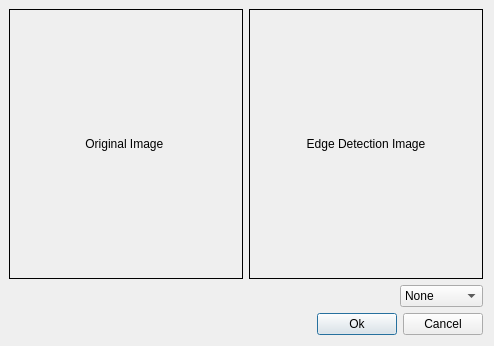
<?xml version="1.0" encoding="UTF-8"?>
<ui version="4.0">
 <class>Dialog</class>
 <widget class="QDialog" name="Dialog">
  <property name="geometry">
   <rect>
    <x>0</x>
    <y>0</y>
    <width>494</width>
    <height>346</height>
   </rect>
  </property>
  <property name="windowTitle">
   <string>Edge Detection</string>
  </property>
  <layout class="QGridLayout" name="gridLayout">
   <property name="leftMargin">
    <number>9</number>
   </property>
   <property name="topMargin">
    <number>9</number>
   </property>
   <item row="2" column="0">
    <layout class="QHBoxLayout" name="horizontalLayout">
     <item>
      <spacer name="horizontalSpacer">
       <property name="orientation">
        <enum>Qt::Horizontal</enum>
       </property>
       <property name="sizeHint" stdset="0">
        <size>
         <width>40</width>
         <height>20</height>
        </size>
       </property>
      </spacer>
     </item>
     <item>
      <widget class="QPushButton" name="pushButton">
       <property name="text">
        <string>Ok</string>
       </property>
      </widget>
     </item>
     <item>
      <widget class="QPushButton" name="pushButton_2">
       <property name="text">
        <string>Cancel</string>
       </property>
      </widget>
     </item>
    </layout>
   </item>
   <item row="0" column="0">
    <layout class="QHBoxLayout" name="horizontalLayout_2">
     <item>
      <widget class="QLabel" name="label">
       <property name="frameShape">
        <enum>QFrame::Box</enum>
       </property>
       <property name="text">
        <string>Original Image </string>
       </property>
       <property name="alignment">
        <set>Qt::AlignCenter</set>
       </property>
      </widget>
     </item>
     <item>
      <widget class="QLabel" name="label_2">
       <property name="frameShape">
        <enum>QFrame::Box</enum>
       </property>
       <property name="text">
        <string>Edge Detection Image</string>
       </property>
       <property name="alignment">
        <set>Qt::AlignCenter</set>
       </property>
      </widget>
     </item>
    </layout>
   </item>
   <item row="1" column="0">
    <layout class="QHBoxLayout" name="horizontalLayout_3">
     <item>
      <spacer name="horizontalSpacer_2">
       <property name="orientation">
        <enum>Qt::Horizontal</enum>
       </property>
       <property name="sizeHint" stdset="0">
        <size>
         <width>40</width>
         <height>20</height>
        </size>
       </property>
      </spacer>
     </item>
     <item>
      <widget class="QComboBox" name="comboBox">
       <item>
        <property name="text">
         <string>None</string>
        </property>
       </item>
       <item>
        <property name="text">
         <string>Canny</string>
        </property>
       </item>
       <item>
        <property name="text">
         <string>Laplacian</string>
        </property>
       </item>
       <item>
        <property name="text">
         <string>Prewitt</string>
        </property>
       </item>
      </widget>
     </item>
    </layout>
   </item>
  </layout>
 </widget>
 <resources/>
 <connections/>
</ui>
